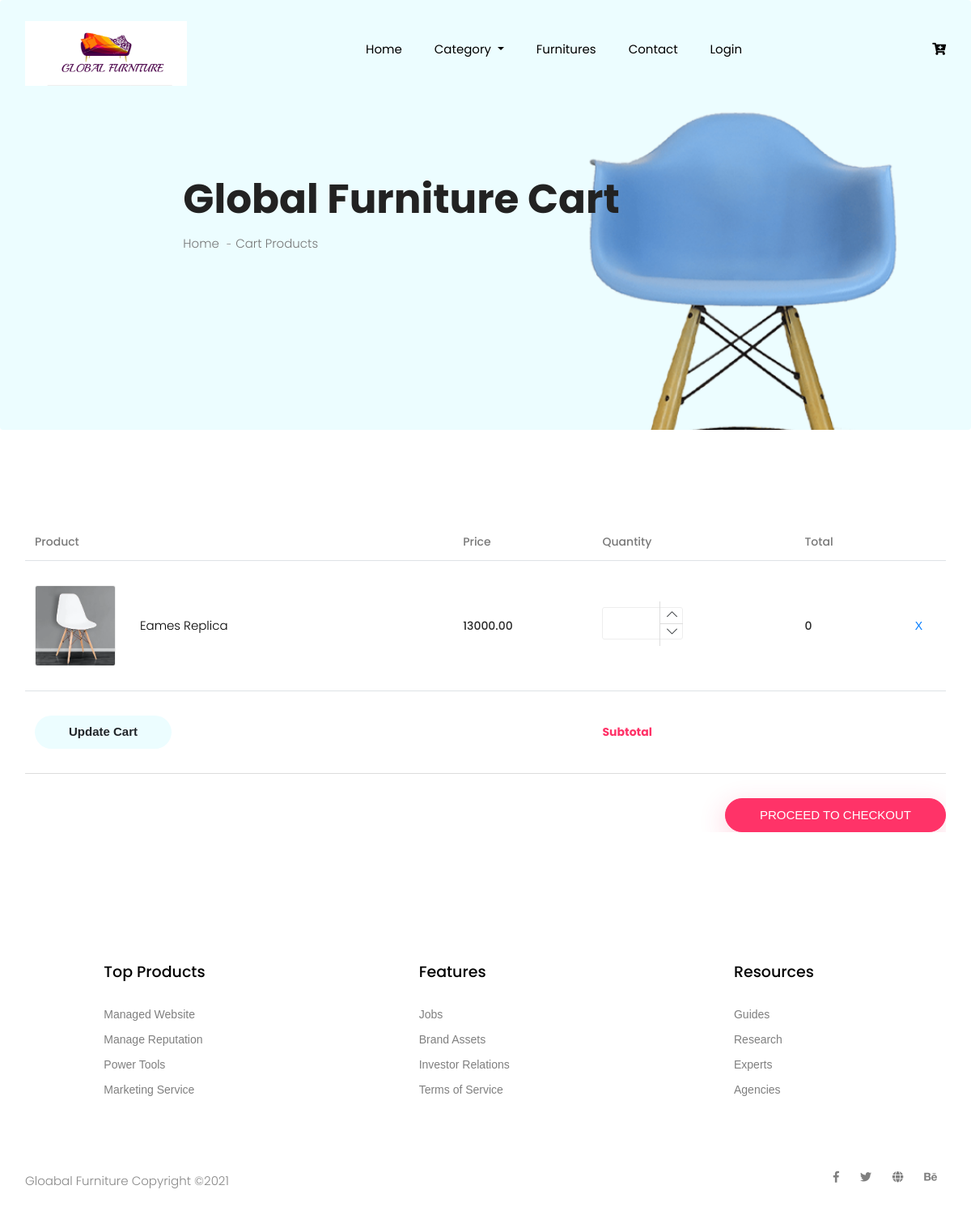
The page /cart.php?add_id=1 on the database its author committed.
### tables this page shows
CREATE TABLE `product_master` (
  `product_id` int(10) NOT NULL,
  `product_img` varchar(225) NOT NULL,
  `product_name` varchar(255) NOT NULL,
  `product_discription` text NOT NULL,
  `color_id` int(10) NOT NULL,
  `material_id` int(10) NOT NULL,
  `cat_id` int(10) NOT NULL,
  `size_id` int(10) NOT NULL,
  `offer_price` decimal(10,2) NOT NULL,
  `selling_price` decimal(10,2) NOT NULL,
  `insert_date` datetime NOT NULL DEFAULT current_timestamp()
);

### cart.php (the view, shortened to what this page needs)
<!doctype html>
<html lang="zxx">
<head>
<?php include 'head_link.php'; ?>
</head>
<body>
<?php include 'header.php'; ?>
  <section class="breadcrumb breadcrumb_bg">
    <div class="container">
      <div class="row justify-content-center">
        <div class="col-lg-8">
          <div class="breadcrumb_iner">
            <div class="breadcrumb_iner_item">
              <h2>Global Furniture Cart</h2>
              <p>Home <span>-</span>Cart Products</p>
            </div>
          </div>
        </div>
      </div>
    </div>
  </section>
<?php
     if (isset($_GET['add_id']))
{
?>
  <form action="checkout.php?" method="get">
  <section class="cart_area padding_top">
    <div class="container">
      <div class="cart_inner">
        <div class="table-responsive">
          <table class="table">
            <thead>
              <tr>
                <th scope="col">Product</th>
                <th scope="col">Price</th>
                <th scope="col">Quantity</th>
                <th scope="col">Total</th>
              </tr>
            </thead>
            <tbody>
              <?php
                if (isset($_SESSION['cart'])) {
                foreach ($_SESSION['cart'] as $key => $value) {
                  $c_qry = "SELECT product_id ,product_name , offer_price , product_img from product_master where  product_id=$key";
                  $res_data = mysqli_query($con,$c_qry);
                  $res_data = mysqli_fetch_assoc($res_data);
              ?>
              <tr>
                <td>
                  <div class="media">
                    <div class="d-flex">
                      <img class="cart_img" src="./admin/image/product/<?php echo $res_data['product_img']; ?>" alt="" />
                    </div>
                    <div class="media-body">
                      <p><?php echo $res_data['product_name']; ?></p>
                    </div>
                  </div>
                </td>
                <td>
                  <h5><?php echo $res_data['offer_price']; ?></h5>
                </td>
                <td>
                  <div class="product_count">
                    <span class="input-number-decrement bt" style="bottom: -1px;"> <i class="ti-angle-down"></i></span>
                    <input data-id="<?php echo $res_data['product_id']; ?>" class="input-number-count cart_count" type="text" value="<?php echo $value['count']; ?>" min="1" max="10">
                    <span class="input-number-increment bt" style="top: 1px;"> <i class="ti-angle-up"></i></span>
                  </div>
                </td>
                <td>
                  <h5 class="tot_am"><?php echo $res_data['offer_price']*$value['count']; ?></h5>
                </td>
                <td class="text-center">
                  <a class="a_tag" href="cart.php?remove_id=<?php echo $res_data['product_id']; ?>">X</a>
                </td>
              </tr>
              <?php }  }  ?>
              <tr>
                <td>
                  <a class="btn_1 update_cart">Update Cart</a>
                </td>
                <td></td>
                <td>
                  <h5><b>Subtotal</b></h5>
                </td>
                <td>
                </td>
                <td></td>
              </tr>
            </tbody>
          </table>
          <div class="checkout_btn_inner float-right">
                          <input type="submit" class="btn_3" value="Proceed to checkout">
          </div>
        </div>
      </div>
  </section>
</form>
<?php
 }
   else
   {
echo '<script>alert("Empty-Cart Shop-Here")</script>';
echo '<script>window.location="category.php"</script>';
           }
  ?>
  <?php include 'footer.php'; ?>
</body>
</html>

### view_profile.css (style rules this page uses)
body { font-family: Arial, Helvetica, sans-serif; }
input[type=text], input[type=password] { width: 100%; padding: 12px 20px; margin: 8px 0; display: inline-block; border: 1px solid #ccc; box-sizing: border-box; }
.container { padding: 16px; }

### cart.php (style rules this page uses)
.cart_img { object-fit: cover; height: 100px; width: 100px; }

### rows shown on the page
product_master: product_img (picture), product_name "Eames Replica", offer_price "13000.00", $res_data['offer_price']*$value['count'] "0"
